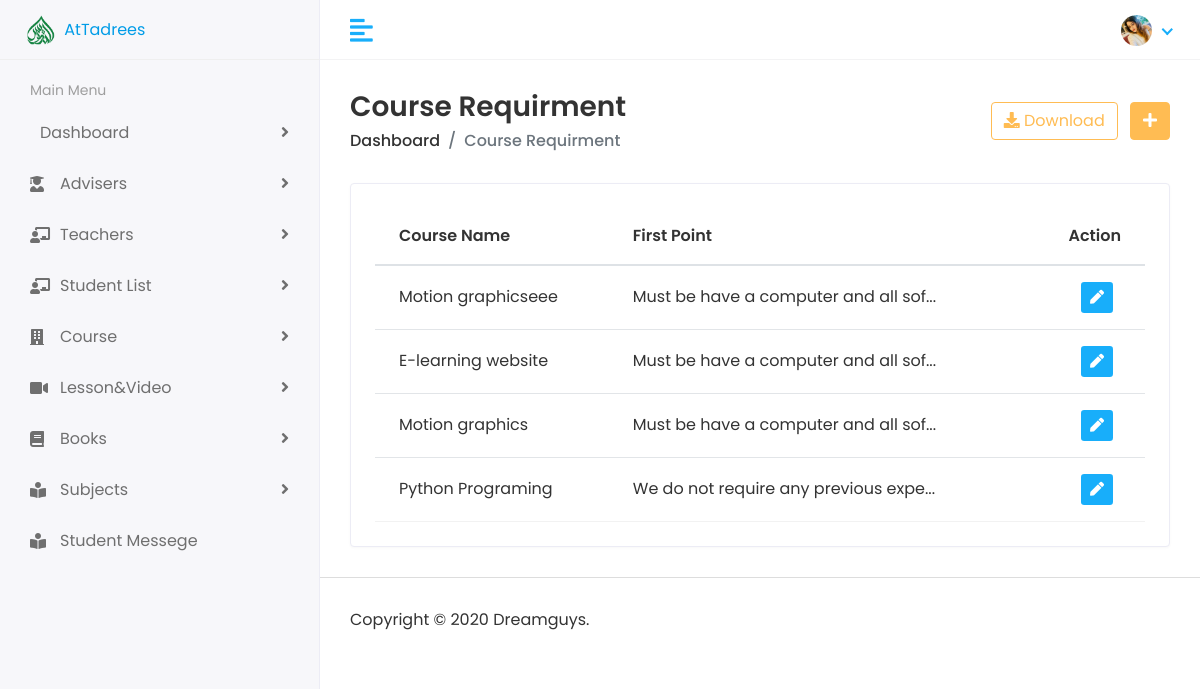
The page /view-course-requirment/ (signed in) on the database as committed earlier.
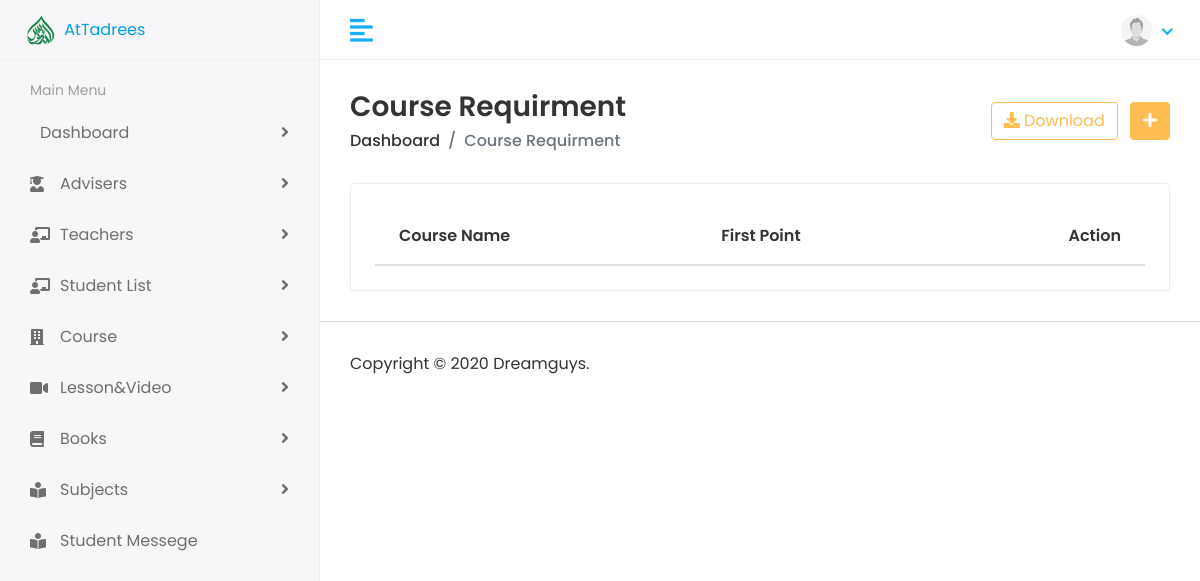
The same page on the database as committed later.
### Accounts/models.py (models this page shows, shortened)
class User(AbstractBaseUser, PermissionsMixin):
    email         = models.EmailField(unique=True, null=False)
    password      = models.CharField(max_length=120)
    first_name    = models.CharField(max_length=165, null=True, blank=True)
    last_name      = models.CharField(max_length=165, null=True, blank=True)
    profile_pic   = models.ImageField(upload_to='profile_pic', null=True, blank=True)
    user_rol = (
        ('admin','Admin'),
        ('teacher','Teacher'),
        ('student','Student'),
    )
    user_type = models.CharField(
        max_length=20,
        choices=user_rol,
        )
    is_staff = models.BooleanField(
        gettext_lazy("staff status"),
        default=False,
        help_text = gettext_lazy("Designet whether this user can Login this site")
    )
    is_active = models.BooleanField(
        gettext_lazy("Active"),
        default=True,
        help_text = gettext_lazy("designates Whether this user should be creates as active. unselect this instad of deleting accounts")
    )
    USERNAME_FIELD = 'email'
    objects = MyUserManager()

### clac/models.py (models this page shows, shortened)
class Requierment(models.Model):
    course = models.ForeignKey(Course, on_delete=models.CASCADE)
    point_1 = models.CharField(max_length=260,null=True, blank=True)
    point_2 = models.CharField(max_length=260,null=True, blank=True)
    point_3 = models.CharField(max_length=260,null=True, blank=True)

class Course(models.Model):
    course_image = models.ImageField(upload_to='course_image', null=True)
    course_video = models.CharField(max_length=650, null=True)
    title_1 = models.CharField(max_length=120, null=True, blank=True)
    title = models.CharField(max_length=300)
    languege = models.ForeignKey(Languege, on_delete=models.CASCADE)
    created_at = models.DateTimeField(auto_now_add=True)
    category = models.ForeignKey(Category, on_delete=models.CASCADE, related_name='category')
    description= models.TextField()
    price = models.IntegerField(null=True, default=0)
    discount = models.IntegerField(null=True)
    skill_level = models.CharField(max_length=160, null=True, blank=True)
    slug = models.SlugField(max_length=500, null=True, blank=True, unique=True)
    deadline = models.DateField(null=True, blank=True)
    certificate = models.CharField(max_length=20, null=True, blank=True)
    publish_satatus = models.BooleanField(default=False)

### clac/views.py (the view)
# urls.py: path('view-course-requirment/', views.View_course_requirment, name='view_course_requirment'),
def View_course_requirment(request):
    user_= request.user.user_type
    if user_ == 'admin' or user_ == 'teacher':
        requirment = Requierment.objects.all().order_by('-id')
        context = {
            'requirment':requirment
        }
        return render(request, 'home/view_course_requirment.html', context)
    else:
        return redirect('error')

### templates/home/view_course_requirment.html (shortened to what this page needs)
{% extends "Dashbord/base.html" %}
{% load static %}
{% block body %}
<div class="page-wrapper">
    <div class="content container-fluid">
        <div class="page-header">
            <div class="row align-items-center">
                <div class="col">
                    <h3 class="page-title">Course Requirment</h3>
                    <ul class="breadcrumb">
                        <li class="breadcrumb-item"><a
                                href="{% url 'hod:hod_dashbord' %}">Dashboard</a></li>
                        <li class="breadcrumb-item active">Course Requirment</li>
                    </ul>
                </div>
                <div class="col-auto text-right float-right
                    ml-auto">
                    <a href="#" class="btn btn-outline-primary
                        mr-2"><i class="fas fa-download"></i>
                        Download</a>
                    <a href="add-teacher.html" class="btn
                        btn-primary"><i class="fas fa-plus"></i></a>
                </div>
            </div>
        </div>
        <div class="row">
            <div class="col-sm-12">
                <div class="card card-table">
                    <div class="card-body">
                        <div class="table-responsive">
                            <table class="table table-hover
                                table-center mb-0">
                                <thead>
                                    <tr>
                                        <th>Course Name</th>
                                        <th>First Point</th>
                                        <th class="text-right">Action</th>
                                    </tr>
                                </thead>
                                <tbody>
                                    {% for i in requirment %}
                                    <tr>
                                        <td>{{i.course.title_1}}</td>
                                        <td>{{i.point_1|slice:'35'}}...</td>
                                        <td class="text-right">
                                            <div class="actions">
                                                <a
                                                    href="{% url 'update_course_requierment' id=i.id %}"
                                                    class="btn
                                                    btn-sm
                                                    bg-success-light
                                                    mr-2">
                                                    <i class="fas
                                                        fa-pen"></i>
                                                </a>
                                            </div>
                                        </td>
                                    </tr>
                                    {% endfor %}
                                </tbody>
                            </table>
                        </div>
                    </div>
                </div>
            </div>
        </div>
    </div>
    <footer>
        <p>Copyright © 2020 Dreamguys.</p>
    </footer>
</div>
{% endblock body %}

### templates/Dashbord/header.html (shortened to what this page needs)
{% load static %}
<div class="header">
    <div class="header-left">
       <a href="{% url 'index' %}" class="logo">
       <img src="{% static 'assets/img/avatars/AtTadrees.png' %}" alt="Logo" width="50" height="50">
       AtTadrees</a>
    </div>
    <a href="javascript:void(0);" id="toggle_btn">
    <i class="fas fa-align-left"></i>
    </a>
    <ul class="nav user-menu">
       <li class="nav-item dropdown has-arrow">
          <a href="#" class="dropdown-toggle nav-link" data-toggle="dropdown">
          <span class="user-img">
            {% if user.profile_pic %}
            <img src="\media\{{user.profile_pic}}" alt="User Image" width="31" class="avatar-img
            rounded-circle">
            {% else %}
            <img src="{% static 'demo_profile.jpg' %}" alt="User Image" width="31" class="avatar-img rounded-circle">
            {% endif %}</span>
          </a>
       </li>
    </ul>
 </div>

Rows that differ between the two databases and show on the page:
no longer on this page (row edited): User: profile_pic (picture)
removed Requierment: course.title_1 "Motion graphicseee", point_1 "Must be have a computer and all sof"
removed Requierment: course.title_1 "E-learning website", point_1 "Must be have a computer and all sof"
removed Requierment: course.title_1 "Motion graphics", point_1 "Must be have a computer and all sof"
removed Requierment: course.title_1 "Python Programing", point_1 "We do not require any previous expe"
